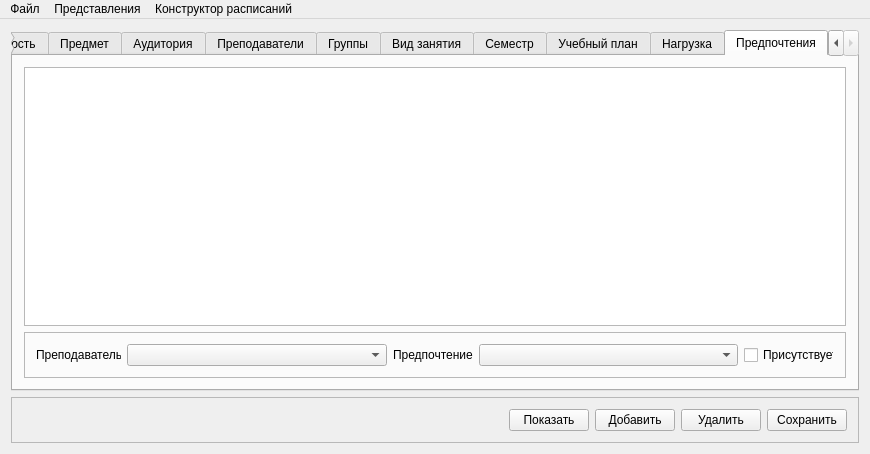
<?xml version="1.0" encoding="UTF-8"?>
<ui version="4.0">
 <class>MainWindow</class>
 <widget class="QMainWindow" name="MainWindow">
  <property name="geometry">
   <rect>
    <x>0</x>
    <y>0</y>
    <width>870</width>
    <height>454</height>
   </rect>
  </property>
  <property name="sizePolicy">
   <sizepolicy hsizetype="Fixed" vsizetype="Fixed">
    <horstretch>0</horstretch>
    <verstretch>0</verstretch>
   </sizepolicy>
  </property>
  <property name="minimumSize">
   <size>
    <width>870</width>
    <height>454</height>
   </size>
  </property>
  <property name="maximumSize">
   <size>
    <width>870</width>
    <height>500</height>
   </size>
  </property>
  <property name="windowTitle">
   <string>Модуль управления</string>
  </property>
  <widget class="QWidget" name="centralWidget">
   <layout class="QVBoxLayout" name="verticalLayout_2">
    <item>
     <widget class="QTabWidget" name="tabWidget">
      <property name="enabled">
       <bool>true</bool>
      </property>
      <property name="tabPosition">
       <enum>QTabWidget::North</enum>
      </property>
      <property name="tabShape">
       <enum>QTabWidget::Rounded</enum>
      </property>
      <property name="currentIndex">
       <number>9</number>
      </property>
      <widget class="QWidget" name="tab">
       <attribute name="title">
        <string>Специальность</string>
       </attribute>
       <layout class="QVBoxLayout" name="verticalLayout">
        <item>
         <widget class="QTableWidget" name="specialtyTable">
          <property name="editTriggers">
           <set>QAbstractItemView::NoEditTriggers</set>
          </property>
          <property name="selectionMode">
           <enum>QAbstractItemView::SingleSelection</enum>
          </property>
          <property name="selectionBehavior">
           <enum>QAbstractItemView::SelectRows</enum>
          </property>
          <attribute name="verticalHeaderVisible">
           <bool>false</bool>
          </attribute>
         </widget>
        </item>
        <item>
         <widget class="QFrame" name="frame_2">
          <property name="frameShape">
           <enum>QFrame::StyledPanel</enum>
          </property>
          <property name="frameShadow">
           <enum>QFrame::Raised</enum>
          </property>
          <layout class="QHBoxLayout" name="horizontalLayout_2">
           <item>
            <widget class="QLabel" name="label_2">
             <property name="text">
              <string>Код:</string>
             </property>
            </widget>
           </item>
           <item>
            <widget class="QLineEdit" name="lineEdit">
             <property name="enabled">
              <bool>true</bool>
             </property>
            </widget>
           </item>
           <item>
            <widget class="QLabel" name="label">
             <property name="text">
              <string>Название:</string>
             </property>
            </widget>
           </item>
           <item>
            <widget class="QLineEdit" name="lineEdit_2">
             <property name="enabled">
              <bool>true</bool>
             </property>
            </widget>
           </item>
          </layout>
         </widget>
        </item>
       </layout>
      </widget>
      <widget class="QWidget" name="tab_2">
       <attribute name="title">
        <string>Предмет</string>
       </attribute>
       <layout class="QVBoxLayout" name="verticalLayout_3">
        <item>
         <widget class="QTableWidget" name="subjectTable">
          <property name="editTriggers">
           <set>QAbstractItemView::NoEditTriggers</set>
          </property>
          <property name="selectionMode">
           <enum>QAbstractItemView::SingleSelection</enum>
          </property>
          <property name="selectionBehavior">
           <enum>QAbstractItemView::SelectRows</enum>
          </property>
          <attribute name="verticalHeaderVisible">
           <bool>false</bool>
          </attribute>
         </widget>
        </item>
        <item>
         <widget class="QFrame" name="frame_3">
          <property name="frameShape">
           <enum>QFrame::StyledPanel</enum>
          </property>
          <property name="frameShadow">
           <enum>QFrame::Raised</enum>
          </property>
          <layout class="QHBoxLayout" name="horizontalLayout_3">
           <item>
            <widget class="QLabel" name="label_3">
             <property name="text">
              <string>Название:</string>
             </property>
            </widget>
           </item>
           <item>
            <widget class="QLineEdit" name="lineEdit_3">
             <property name="enabled">
              <bool>true</bool>
             </property>
            </widget>
           </item>
           <item>
            <widget class="QLabel" name="label_4">
             <property name="text">
              <string>Сокр. название:</string>
             </property>
            </widget>
           </item>
           <item>
            <widget class="QLineEdit" name="lineEdit_4">
             <property name="enabled">
              <bool>true</bool>
             </property>
             <property name="maximumSize">
              <size>
               <width>100</width>
               <height>16777215</height>
              </size>
             </property>
            </widget>
           </item>
           <item>
            <widget class="QLabel" name="label_13">
             <property name="text">
              <string>Тип:</string>
             </property>
            </widget>
           </item>
           <item>
            <widget class="QLineEdit" name="lineEdit_12">
             <property name="enabled">
              <bool>true</bool>
             </property>
             <property name="maximumSize">
              <size>
               <width>150</width>
               <height>16777215</height>
              </size>
             </property>
            </widget>
           </item>
          </layout>
         </widget>
        </item>
       </layout>
      </widget>
      <widget class="QWidget" name="tab_3">
       <attribute name="title">
        <string>Аудитория</string>
       </attribute>
       <layout class="QVBoxLayout" name="verticalLayout_4">
        <item>
         <widget class="QTableWidget" name="roomTable">
          <property name="editTriggers">
           <set>QAbstractItemView::NoEditTriggers</set>
          </property>
          <property name="selectionMode">
           <enum>QAbstractItemView::SingleSelection</enum>
          </property>
          <property name="selectionBehavior">
           <enum>QAbstractItemView::SelectRows</enum>
          </property>
          <attribute name="verticalHeaderVisible">
           <bool>false</bool>
          </attribute>
         </widget>
        </item>
        <item>
         <widget class="QFrame" name="frame_4">
          <property name="frameShape">
           <enum>QFrame::StyledPanel</enum>
          </property>
          <property name="frameShadow">
           <enum>QFrame::Raised</enum>
          </property>
          <layout class="QHBoxLayout" name="horizontalLayout_4">
           <item>
            <widget class="QLabel" name="label_5">
             <property name="text">
              <string>№</string>
             </property>
            </widget>
           </item>
           <item>
            <widget class="QLineEdit" name="lineEdit_5">
             <property name="enabled">
              <bool>true</bool>
             </property>
            </widget>
           </item>
           <item>
            <widget class="QLabel" name="label_6">
             <property name="text">
              <string>Вместимость:</string>
             </property>
            </widget>
           </item>
           <item>
            <widget class="QLineEdit" name="lineEdit_6">
             <property name="enabled">
              <bool>true</bool>
             </property>
            </widget>
           </item>
           <item>
            <widget class="QLabel" name="label_7">
             <property name="text">
              <string>Тип:</string>
             </property>
            </widget>
           </item>
           <item>
            <widget class="QLineEdit" name="lineEdit_7">
             <property name="enabled">
              <bool>true</bool>
             </property>
            </widget>
           </item>
           <item>
            <widget class="QLabel" name="label_24">
             <property name="text">
              <string>Принадлежность:</string>
             </property>
            </widget>
           </item>
           <item>
            <widget class="QLineEdit" name="lineEdit_16"/>
           </item>
          </layout>
         </widget>
        </item>
       </layout>
      </widget>
      <widget class="QWidget" name="tab_4">
       <attribute name="title">
        <string>Преподаватели</string>
       </attribute>
       <layout class="QVBoxLayout" name="verticalLayout_9">
        <item>
         <widget class="QTableWidget" name="teacherTable">
          <property name="editTriggers">
           <set>QAbstractItemView::NoEditTriggers</set>
          </property>
          <property name="selectionMode">
           <enum>QAbstractItemView::SingleSelection</enum>
          </property>
          <property name="selectionBehavior">
           <enum>QAbstractItemView::SelectRows</enum>
          </property>
          <attribute name="verticalHeaderVisible">
           <bool>false</bool>
          </attribute>
         </widget>
        </item>
        <item>
         <widget class="QFrame" name="frame_5">
          <property name="frameShape">
           <enum>QFrame::StyledPanel</enum>
          </property>
          <property name="frameShadow">
           <enum>QFrame::Raised</enum>
          </property>
          <layout class="QHBoxLayout" name="horizontalLayout_5">
           <item>
            <widget class="QLabel" name="label_8">
             <property name="text">
              <string>Ф.И.О.:</string>
             </property>
            </widget>
           </item>
           <item>
            <widget class="QLineEdit" name="lineEdit_8">
             <property name="enabled">
              <bool>true</bool>
             </property>
             <property name="minimumSize">
              <size>
               <width>0</width>
               <height>0</height>
              </size>
             </property>
            </widget>
           </item>
           <item>
            <widget class="QLabel" name="label_12">
             <property name="text">
              <string>Кафедра:</string>
             </property>
            </widget>
           </item>
           <item>
            <widget class="QLineEdit" name="lineEdit_10">
             <property name="enabled">
              <bool>true</bool>
             </property>
             <property name="minimumSize">
              <size>
               <width>0</width>
               <height>0</height>
              </size>
             </property>
            </widget>
           </item>
          </layout>
         </widget>
        </item>
       </layout>
      </widget>
      <widget class="QWidget" name="tab_5">
       <attribute name="title">
        <string>Группы</string>
       </attribute>
       <layout class="QVBoxLayout" name="verticalLayout_8">
        <item>
         <widget class="QTableWidget" name="groupsTable">
          <property name="editTriggers">
           <set>QAbstractItemView::NoEditTriggers</set>
          </property>
          <property name="selectionMode">
           <enum>QAbstractItemView::SingleSelection</enum>
          </property>
          <property name="selectionBehavior">
           <enum>QAbstractItemView::SelectRows</enum>
          </property>
          <attribute name="verticalHeaderVisible">
           <bool>false</bool>
          </attribute>
         </widget>
        </item>
        <item>
         <widget class="QFrame" name="frame_6">
          <property name="frameShape">
           <enum>QFrame::StyledPanel</enum>
          </property>
          <property name="frameShadow">
           <enum>QFrame::Raised</enum>
          </property>
          <layout class="QHBoxLayout" name="horizontalLayout_6">
           <item>
            <widget class="QLabel" name="label_9">
             <property name="text">
              <string>№</string>
             </property>
            </widget>
           </item>
           <item>
            <widget class="QLineEdit" name="lineEdit_9">
             <property name="enabled">
              <bool>true</bool>
             </property>
            </widget>
           </item>
           <item>
            <widget class="QLabel" name="label_10">
             <property name="text">
              <string>Специальность:</string>
             </property>
            </widget>
           </item>
           <item>
            <widget class="QComboBox" name="comboBox">
             <property name="minimumSize">
              <size>
               <width>200</width>
               <height>0</height>
              </size>
             </property>
            </widget>
           </item>
          </layout>
         </widget>
        </item>
       </layout>
      </widget>
      <widget class="QWidget" name="tab_6">
       <attribute name="title">
        <string>Вид занятия</string>
       </attribute>
       <layout class="QVBoxLayout" name="verticalLayout_7">
        <item>
         <widget class="QTableWidget" name="classTypeTable">
          <property name="editTriggers">
           <set>QAbstractItemView::NoEditTriggers</set>
          </property>
          <property name="selectionMode">
           <enum>QAbstractItemView::SingleSelection</enum>
          </property>
          <property name="selectionBehavior">
           <enum>QAbstractItemView::SelectRows</enum>
          </property>
          <attribute name="verticalHeaderVisible">
           <bool>false</bool>
          </attribute>
         </widget>
        </item>
        <item>
         <widget class="QFrame" name="frame_7">
          <property name="frameShape">
           <enum>QFrame::StyledPanel</enum>
          </property>
          <property name="frameShadow">
           <enum>QFrame::Raised</enum>
          </property>
          <layout class="QHBoxLayout" name="horizontalLayout_7">
           <item>
            <widget class="QLabel" name="label_11">
             <property name="text">
              <string>Вид занятия:</string>
             </property>
            </widget>
           </item>
           <item>
            <widget class="QLineEdit" name="lineEdit_11">
             <property name="enabled">
              <bool>true</bool>
             </property>
            </widget>
           </item>
          </layout>
         </widget>
        </item>
       </layout>
      </widget>
      <widget class="QWidget" name="tab_7">
       <attribute name="title">
        <string>Семестр</string>
       </attribute>
       <layout class="QVBoxLayout" name="verticalLayout_6">
        <item>
         <widget class="QTableWidget" name="semesterTable">
          <property name="editTriggers">
           <set>QAbstractItemView::NoEditTriggers</set>
          </property>
          <property name="selectionMode">
           <enum>QAbstractItemView::SingleSelection</enum>
          </property>
          <property name="selectionBehavior">
           <enum>QAbstractItemView::SelectRows</enum>
          </property>
          <attribute name="verticalHeaderVisible">
           <bool>false</bool>
          </attribute>
         </widget>
        </item>
        <item>
         <widget class="QFrame" name="frame_8">
          <property name="frameShape">
           <enum>QFrame::StyledPanel</enum>
          </property>
          <property name="frameShadow">
           <enum>QFrame::Raised</enum>
          </property>
          <layout class="QHBoxLayout" name="horizontalLayout_8">
           <item>
            <widget class="QLabel" name="label_14">
             <property name="text">
              <string>Номер семестра:</string>
             </property>
            </widget>
           </item>
           <item>
            <widget class="QLineEdit" name="lineEdit_13"/>
           </item>
           <item>
            <widget class="QLabel" name="label_15">
             <property name="text">
              <string>Количество недель:</string>
             </property>
            </widget>
           </item>
           <item>
            <widget class="QLineEdit" name="lineEdit_14"/>
           </item>
          </layout>
         </widget>
        </item>
       </layout>
      </widget>
      <widget class="QWidget" name="tab_8">
       <attribute name="title">
        <string>Учебный план</string>
       </attribute>
       <layout class="QVBoxLayout" name="verticalLayout_5">
        <item>
         <widget class="QTableWidget" name="curriculumTable">
          <property name="editTriggers">
           <set>QAbstractItemView::NoEditTriggers</set>
          </property>
          <property name="selectionMode">
           <enum>QAbstractItemView::SingleSelection</enum>
          </property>
          <property name="selectionBehavior">
           <enum>QAbstractItemView::SelectRows</enum>
          </property>
          <attribute name="verticalHeaderVisible">
           <bool>false</bool>
          </attribute>
         </widget>
        </item>
        <item>
         <widget class="QFrame" name="frame_9">
          <property name="frameShape">
           <enum>QFrame::StyledPanel</enum>
          </property>
          <property name="frameShadow">
           <enum>QFrame::Raised</enum>
          </property>
          <layout class="QVBoxLayout" name="verticalLayout_10">
           <item>
            <layout class="QHBoxLayout" name="horizontalLayout_9">
             <item>
              <widget class="QLabel" name="label_16">
               <property name="maximumSize">
                <size>
                 <width>50</width>
                 <height>16777215</height>
                </size>
               </property>
               <property name="text">
                <string>Предмет:</string>
               </property>
              </widget>
             </item>
             <item>
              <widget class="QComboBox" name="comboSubject"/>
             </item>
            </layout>
           </item>
           <item>
            <layout class="QHBoxLayout" name="horizontalLayout_10">
             <item>
              <widget class="QLabel" name="label_17">
               <property name="text">
                <string>Специальность:</string>
               </property>
              </widget>
             </item>
             <item>
              <widget class="QComboBox" name="comboSpecialty">
               <property name="minimumSize">
                <size>
                 <width>200</width>
                 <height>0</height>
                </size>
               </property>
              </widget>
             </item>
             <item>
              <widget class="QLabel" name="label_18">
               <property name="text">
                <string>Семестр:</string>
               </property>
              </widget>
             </item>
             <item>
              <widget class="QComboBox" name="comboSemester">
               <property name="maximumSize">
                <size>
                 <width>50</width>
                 <height>16777215</height>
                </size>
               </property>
              </widget>
             </item>
             <item>
              <widget class="QLabel" name="label_19">
               <property name="text">
                <string>Вид занятия:</string>
               </property>
              </widget>
             </item>
             <item>
              <widget class="QComboBox" name="comboClassType">
               <property name="minimumSize">
                <size>
                 <width>150</width>
                 <height>0</height>
                </size>
               </property>
              </widget>
             </item>
             <item>
              <widget class="QLabel" name="label_20">
               <property name="text">
                <string>Часы:</string>
               </property>
              </widget>
             </item>
             <item>
              <widget class="QLineEdit" name="lineEdit_15">
               <property name="maximumSize">
                <size>
                 <width>50</width>
                 <height>16777215</height>
                </size>
               </property>
              </widget>
             </item>
            </layout>
           </item>
          </layout>
         </widget>
        </item>
       </layout>
      </widget>
      <widget class="QWidget" name="tab_9">
       <attribute name="title">
        <string>Нагрузка</string>
       </attribute>
       <layout class="QVBoxLayout" name="verticalLayout_11">
        <item>
         <widget class="QTableWidget" name="loadTable">
          <property name="editTriggers">
           <set>QAbstractItemView::NoEditTriggers</set>
          </property>
          <property name="selectionMode">
           <enum>QAbstractItemView::SingleSelection</enum>
          </property>
          <property name="selectionBehavior">
           <enum>QAbstractItemView::SelectRows</enum>
          </property>
          <attribute name="verticalHeaderVisible">
           <bool>false</bool>
          </attribute>
         </widget>
        </item>
        <item>
         <widget class="QFrame" name="frame_10">
          <property name="frameShape">
           <enum>QFrame::StyledPanel</enum>
          </property>
          <property name="frameShadow">
           <enum>QFrame::Raised</enum>
          </property>
          <layout class="QHBoxLayout" name="horizontalLayout_11">
           <item>
            <widget class="QLabel" name="label_21">
             <property name="maximumSize">
              <size>
               <width>85</width>
               <height>16777215</height>
              </size>
             </property>
             <property name="text">
              <string>Преподаватель:</string>
             </property>
            </widget>
           </item>
           <item>
            <widget class="QComboBox" name="comboTeacherLoad"/>
           </item>
           <item>
            <widget class="QLabel" name="label_22">
             <property name="maximumSize">
              <size>
               <width>50</width>
               <height>16777215</height>
              </size>
             </property>
             <property name="text">
              <string>Предмет:</string>
             </property>
            </widget>
           </item>
           <item>
            <widget class="QComboBox" name="comboSubjectLoad">
             <property name="sizeAdjustPolicy">
              <enum>QComboBox::AdjustToContentsOnFirstShow</enum>
             </property>
            </widget>
           </item>
           <item>
            <widget class="QLabel" name="label_23">
             <property name="maximumSize">
              <size>
               <width>70</width>
               <height>16777215</height>
              </size>
             </property>
             <property name="text">
              <string>Тип занятия:</string>
             </property>
            </widget>
           </item>
           <item>
            <widget class="QComboBox" name="comboClassTypeLoad">
             <property name="maximumSize">
              <size>
               <width>150</width>
               <height>16777215</height>
              </size>
             </property>
            </widget>
           </item>
          </layout>
         </widget>
        </item>
       </layout>
      </widget>
      <widget class="QWidget" name="tab_10">
       <attribute name="title">
        <string>Предпочтения</string>
       </attribute>
       <layout class="QVBoxLayout" name="verticalLayout_12">
        <item>
         <widget class="QTableWidget" name="limitsTable">
          <property name="editTriggers">
           <set>QAbstractItemView::NoEditTriggers</set>
          </property>
          <property name="selectionMode">
           <enum>QAbstractItemView::SingleSelection</enum>
          </property>
          <property name="selectionBehavior">
           <enum>QAbstractItemView::SelectRows</enum>
          </property>
          <attribute name="verticalHeaderVisible">
           <bool>false</bool>
          </attribute>
         </widget>
        </item>
        <item>
         <widget class="QFrame" name="frame_11">
          <property name="frameShape">
           <enum>QFrame::StyledPanel</enum>
          </property>
          <property name="frameShadow">
           <enum>QFrame::Raised</enum>
          </property>
          <layout class="QHBoxLayout" name="horizontalLayout_12">
           <item>
            <widget class="QLabel" name="label_25">
             <property name="maximumSize">
              <size>
               <width>85</width>
               <height>16777215</height>
              </size>
             </property>
             <property name="text">
              <string>Преподаватель:</string>
             </property>
            </widget>
           </item>
           <item>
            <widget class="QComboBox" name="comboTeacherLimit"/>
           </item>
           <item>
            <widget class="QLabel" name="label_26">
             <property name="maximumSize">
              <size>
               <width>80</width>
               <height>16777215</height>
              </size>
             </property>
             <property name="text">
              <string>Предпочтение:</string>
             </property>
            </widget>
           </item>
           <item>
            <widget class="QComboBox" name="comboLimit"/>
           </item>
           <item>
            <widget class="QCheckBox" name="isLimitSet">
             <property name="maximumSize">
              <size>
               <width>90</width>
               <height>16777215</height>
              </size>
             </property>
             <property name="text">
              <string>Присутствует</string>
             </property>
             <property name="tristate">
              <bool>false</bool>
             </property>
            </widget>
           </item>
          </layout>
         </widget>
        </item>
       </layout>
      </widget>
     </widget>
    </item>
    <item>
     <widget class="QFrame" name="frame">
      <property name="frameShape">
       <enum>QFrame::StyledPanel</enum>
      </property>
      <property name="frameShadow">
       <enum>QFrame::Raised</enum>
      </property>
      <layout class="QHBoxLayout" name="horizontalLayout">
       <item>
        <spacer name="horizontalSpacer">
         <property name="orientation">
          <enum>Qt::Horizontal</enum>
         </property>
         <property name="sizeHint" stdset="0">
          <size>
           <width>40</width>
           <height>20</height>
          </size>
         </property>
        </spacer>
       </item>
       <item>
        <widget class="QPushButton" name="showButton">
         <property name="text">
          <string>Показать</string>
         </property>
        </widget>
       </item>
       <item>
        <widget class="QPushButton" name="addButton">
         <property name="text">
          <string>Добавить</string>
         </property>
        </widget>
       </item>
       <item>
        <widget class="QPushButton" name="deleteButton">
         <property name="enabled">
          <bool>true</bool>
         </property>
         <property name="text">
          <string>Удалить</string>
         </property>
        </widget>
       </item>
       <item>
        <widget class="QPushButton" name="saveButton">
         <property name="enabled">
          <bool>true</bool>
         </property>
         <property name="text">
          <string>Сохранить</string>
         </property>
        </widget>
       </item>
      </layout>
     </widget>
    </item>
   </layout>
  </widget>
  <widget class="QMenuBar" name="menuBar">
   <property name="geometry">
    <rect>
     <x>0</x>
     <y>0</y>
     <width>870</width>
     <height>21</height>
    </rect>
   </property>
   <widget class="QMenu" name="menu">
    <property name="title">
     <string>Файл</string>
    </property>
    <addaction name="action_4"/>
    <addaction name="separator"/>
    <addaction name="action_2"/>
   </widget>
   <widget class="QMenu" name="menu_2">
    <property name="title">
     <string>Представления</string>
    </property>
    <addaction name="action"/>
   </widget>
   <widget class="QMenu" name="menu_4">
    <property name="title">
     <string>Конструктор расписаний</string>
    </property>
    <addaction name="open_action_2"/>
   </widget>
   <addaction name="menu"/>
   <addaction name="menu_2"/>
   <addaction name="menu_4"/>
  </widget>
  <action name="action_2">
   <property name="text">
    <string>Выход</string>
   </property>
  </action>
  <action name="action">
   <property name="text">
    <string>Предмет - часы</string>
   </property>
  </action>
  <action name="action_4">
   <property name="text">
    <string>Открыть БД</string>
   </property>
  </action>
  <action name="open_action_2">
   <property name="text">
    <string>Открыть</string>
   </property>
  </action>
 </widget>
 <layoutdefault spacing="6" margin="11"/>
 <resources/>
 <connections>
  <connection>
   <sender>action_2</sender>
   <signal>triggered()</signal>
   <receiver>MainWindow</receiver>
   <slot>close()</slot>
   <hints>
    <hint type="sourcelabel">
     <x>-1</x>
     <y>-1</y>
    </hint>
    <hint type="destinationlabel">
     <x>425</x>
     <y>226</y>
    </hint>
   </hints>
  </connection>
 </connections>
</ui>
